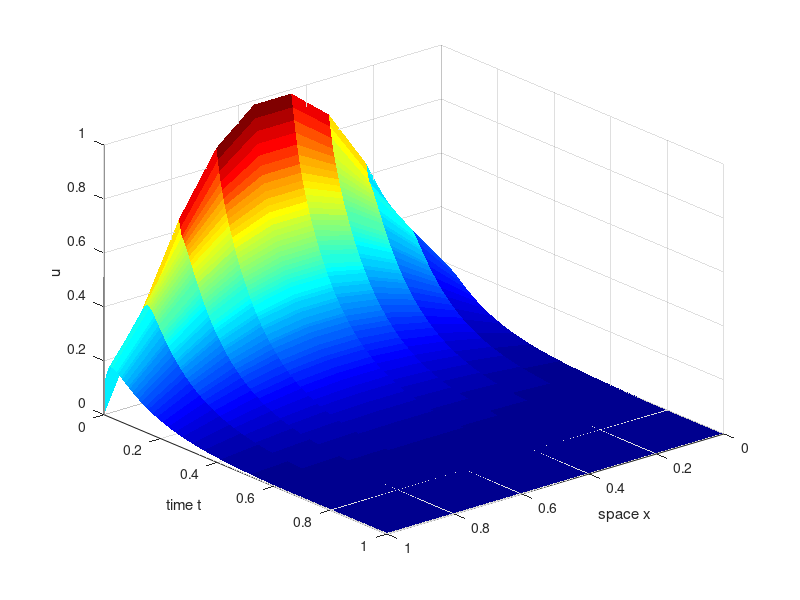

MATLAB code to generate this figure:
% Explicit finite difference for the heat equation on domain (0,1)
%
% Dale Roberts <dale.o.roberts@gmail.com>

clear all;

%% Parameters

nx=10;
nt=200;

%% Create mesh

dx=1/(nx-1);
dt=1/(nt-1);

x=0:dx:1;
t=0:dt:1;

%% Initial condition

u=sin(pi*x)';

%% 1D Laplacian

e=ones(nx,1);
A=spdiags([e -2*e e],-1:1,nx,nx);

%% Setup problem and solve

U=zeros(nx,nt);
U(:,1)=u;

mu=dt/(dx^2) % mu < 0.5?
A=mu*A;
for j=2:nt
    U(:,j)=U(:,j-1)+A*U(:,j-1);
end

%% Plot solution

% style
set(gcf, 'Renderer', 'opengl');
shading faceted
colormap Jet

surf(x,t,U','EdgeColor','None');
view(140, 30);
xlabel('space x');
ylabel('time t');
zlabel('u');
